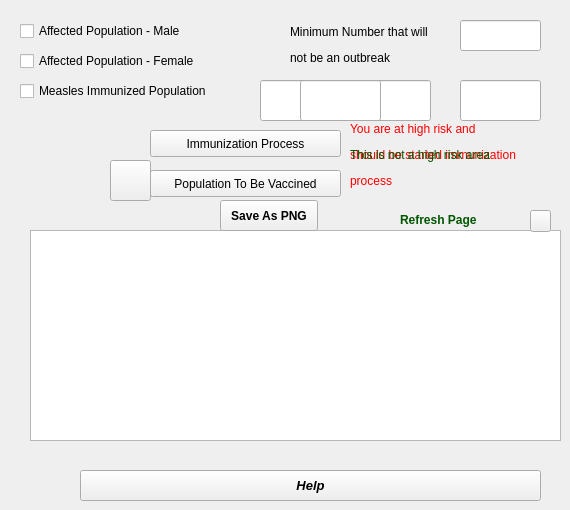
     <widget class="QWidget" name="tab_48">
      <attribute name="title">
       <string>     Measles</string>
      </attribute>
      <widget class="QTextBrowser" name="txtMeasles">
       <property name="geometry">
        <rect>
         <x>30</x>
         <y>230</y>
         <width>531</width>
         <height>211</height>
        </rect>
       </property>
      </widget>
      <widget class="QCheckBox" name="chkAffcetedMeaslesMale">
       <property name="geometry">
        <rect>
         <x>20</x>
         <y>20</y>
         <width>201</width>
         <height>22</height>
        </rect>
       </property>
       <property name="text">
        <string>Affected Population - Male</string>
       </property>
      </widget>
      <widget class="QCheckBox" name="chkImmunizedMes">
       <property name="geometry">
        <rect>
         <x>20</x>
         <y>80</y>
         <width>241</width>
         <height>22</height>
        </rect>
       </property>
       <property name="text">
        <string>Measles Immunized Population</string>
       </property>
      </widget>
      <widget class="QPushButton" name="btnImmunizedMes">
       <property name="geometry">
        <rect>
         <x>150</x>
         <y>130</y>
         <width>191</width>
         <height>27</height>
        </rect>
       </property>
       <property name="text">
        <string>Immunization Process</string>
       </property>
      </widget>
      <widget class="QLabel" name="lblMeaslImmun">
       <property name="geometry">
        <rect>
         <x>350</x>
         <y>110</y>
         <width>211</width>
         <height>91</height>
        </rect>
       </property>
       <property name="text">
        <string>&lt;html&gt;&lt;head/&gt;&lt;body&gt;&lt;p&gt;&lt;span style=&quot; color:#ff0000;&quot;&gt;You are at high risk and &lt;/span&gt;&lt;/p&gt;&lt;p&gt;&lt;span style=&quot; color:#ff0000;&quot;&gt;should be started immunization &lt;/span&gt;&lt;/p&gt;&lt;p&gt;&lt;span style=&quot; color:#ff0000;&quot;&gt;process&lt;/span&gt;&lt;/p&gt;&lt;/body&gt;&lt;/html&gt;</string>
       </property>
      </widget>
      <widget class="QLineEdit" name="txtOutBreak">
       <property name="geometry">
        <rect>
         <x>460</x>
         <y>20</y>
         <width>81</width>
         <height>31</height>
        </rect>
       </property>
      </widget>
      <widget class="QLabel" name="lblOutbreak">
       <property name="geometry">
        <rect>
         <x>290</x>
         <y>20</y>
         <width>171</width>
         <height>51</height>
        </rect>
       </property>
       <property name="text">
        <string>&lt;html&gt;&lt;head/&gt;&lt;body&gt;&lt;p&gt;Minimum Number that will &lt;/p&gt;&lt;p&gt;not be an outbreak&lt;/p&gt;&lt;/body&gt;&lt;/html&gt;</string>
       </property>
      </widget>
      <widget class="QLabel" name="lblMeaslImmunNormal">
       <property name="geometry">
        <rect>
         <x>350</x>
         <y>110</y>
         <width>211</width>
         <height>91</height>
        </rect>
       </property>
       <property name="text">
        <string>&lt;html&gt;&lt;head/&gt;&lt;body&gt;&lt;p&gt;&lt;span style=&quot; color:#005500;&quot;&gt;This is not a high risk area&lt;/span&gt;&lt;/p&gt;&lt;/body&gt;&lt;/html&gt;</string>
       </property>
      </widget>
      <widget class="QToolButton" name="btnClearMis">
       <property name="geometry">
        <rect>
         <x>530</x>
         <y>210</y>
         <width>21</width>
         <height>22</height>
        </rect>
       </property>
       <property name="styleSheet">
        <string notr="true">background-image: url(:/plugins/floogin/rfrsh5.png);</string>
       </property>
       <property name="text">
        <string/>
       </property>
      </widget>
      <widget class="QLabel" name="lblRefreshMis">
       <property name="geometry">
        <rect>
         <x>400</x>
         <y>210</y>
         <width>121</width>
         <height>20</height>
        </rect>
       </property>
       <property name="text">
        <string>&lt;html&gt;&lt;head/&gt;&lt;body&gt;&lt;p&gt;&lt;span style=&quot; font-weight:600; color:#005500;&quot;&gt;Refresh Page&lt;/span&gt;&lt;/p&gt;&lt;/body&gt;&lt;/html&gt;</string>
       </property>
      </widget>
      <widget class="QPushButton" name="btnHelpRisk3">
       <property name="geometry">
        <rect>
         <x>80</x>
         <y>470</y>
         <width>461</width>
         <height>31</height>
        </rect>
       </property>
       <property name="font">
        <font>
         <pointsize>10</pointsize>
         <weight>75</weight>
         <italic>true</italic>
         <bold>true</bold>
        </font>
       </property>
       <property name="text">
        <string>Help</string>
       </property>
      </widget>
      <widget class="QLineEdit" name="txtOutBreak_2">
       <property name="geometry">
        <rect>
         <x>460</x>
         <y>80</y>
         <width>81</width>
         <height>41</height>
        </rect>
       </property>
      </widget>
      <widget class="QCheckBox" name="chkAffcetedMeaslesFemale">
       <property name="geometry">
        <rect>
         <x>20</x>
         <y>50</y>
         <width>211</width>
         <height>22</height>
        </rect>
       </property>
       <property name="text">
        <string>Affected Population - Female</string>
       </property>
      </widget>
      <widget class="QLineEdit" name="txtOutBreak_3">
       <property name="geometry">
        <rect>
         <x>350</x>
         <y>80</y>
         <width>81</width>
         <height>41</height>
        </rect>
       </property>
      </widget>
      <widget class="QLineEdit" name="txtOutBreak_4">
       <property name="geometry">
        <rect>
         <x>260</x>
         <y>80</y>
         <width>81</width>
         <height>41</height>
        </rect>
       </property>
      </widget>
      <widget class="QLineEdit" name="txtOutBreak_5">
       <property name="geometry">
        <rect>
         <x>300</x>
         <y>80</y>
         <width>81</width>
         <height>41</height>
        </rect>
       </property>
      </widget>
      <widget class="QPushButton" name="btnToBeVaccined">
       <property name="geometry">
        <rect>
         <x>150</x>
         <y>170</y>
         <width>191</width>
         <height>27</height>
        </rect>
       </property>
       <property name="text">
        <string>Population To Be Vaccined</string>
       </property>
      </widget>
      <widget class="QPushButton" name="btnBudPNG2_2">
       <property name="geometry">
        <rect>
         <x>220</x>
         <y>200</y>
         <width>98</width>
         <height>31</height>
        </rect>
       </property>
       <property name="font">
        <font>
         <weight>75</weight>
         <bold>true</bold>
        </font>
       </property>
       <property name="styleSheet">
        <string notr="true">background-image: url(:/plugins/floogin/screenshot-icon_64.png);</string>
       </property>
       <property name="text">
        <string>Save As PNG</string>
       </property>
       <property name="checkable">
        <bool>false</bool>
       </property>
       <property name="autoDefault">
        <bool>false</bool>
       </property>
       <property name="default">
        <bool>false</bool>
       </property>
      </widget>
      <widget class="QToolButton" name="btnClearMis_2">
       <property name="geometry">
        <rect>
         <x>110</x>
         <y>160</y>
         <width>41</width>
         <height>41</height>
        </rect>
       </property>
       <property name="styleSheet">
        <string notr="true">background-image: url(:/plugins/floogin/z_p19-Measles-04.png);</string>
       </property>
       <property name="text">
        <string/>
       </property>
      </widget>
     </widget>
